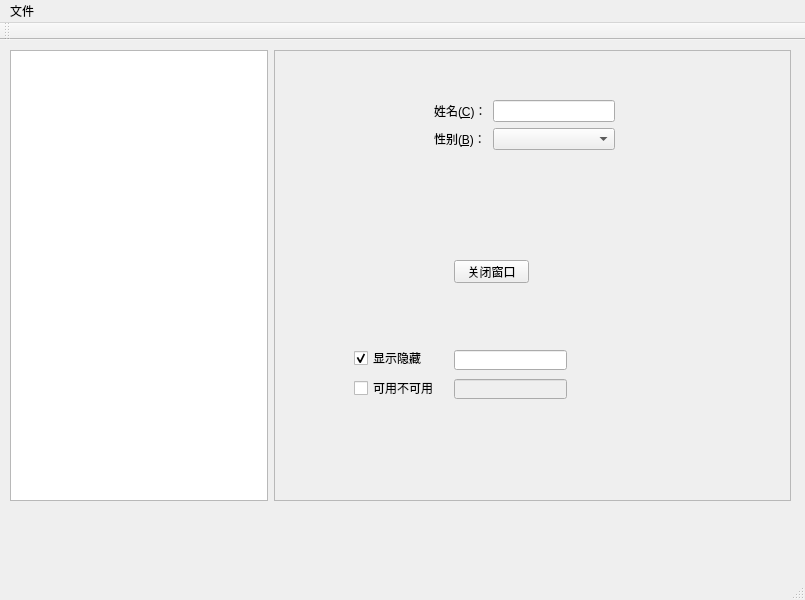
<?xml version="1.0" encoding="UTF-8"?>
<ui version="4.0">
 <class>MainWindow</class>
 <widget class="QMainWindow" name="MainWindow">
  <property name="geometry">
   <rect>
    <x>0</x>
    <y>0</y>
    <width>805</width>
    <height>600</height>
   </rect>
  </property>
  <property name="windowTitle">
   <string>MainWindow</string>
  </property>
  <widget class="QWidget" name="centralwidget">
   <widget class="QWidget" name="horizontalLayoutWidget">
    <property name="geometry">
     <rect>
      <x>10</x>
      <y>10</y>
      <width>781</width>
      <height>451</height>
     </rect>
    </property>
    <layout class="QHBoxLayout" name="horizontalLayout">
     <item>
      <widget class="QTreeView" name="treeView">
       <property name="sizePolicy">
        <sizepolicy hsizetype="Expanding" vsizetype="Expanding">
         <horstretch>1</horstretch>
         <verstretch>0</verstretch>
        </sizepolicy>
       </property>
      </widget>
     </item>
     <item>
      <widget class="QFrame" name="frame">
       <property name="sizePolicy">
        <sizepolicy hsizetype="Expanding" vsizetype="Preferred">
         <horstretch>2</horstretch>
         <verstretch>0</verstretch>
        </sizepolicy>
       </property>
       <property name="frameShape">
        <enum>QFrame::StyledPanel</enum>
       </property>
       <property name="frameShadow">
        <enum>QFrame::Sunken</enum>
       </property>
       <widget class="QWidget" name="formLayoutWidget">
        <property name="geometry">
         <rect>
          <x>160</x>
          <y>50</y>
          <width>181</width>
          <height>81</height>
         </rect>
        </property>
        <layout class="QFormLayout" name="formLayout">
         <item row="0" column="0">
          <widget class="QLabel" name="label">
           <property name="text">
            <string>姓名(&amp;C)：</string>
           </property>
           <property name="buddy">
            <cstring>lineEdit</cstring>
           </property>
          </widget>
         </item>
         <item row="0" column="1">
          <widget class="QLineEdit" name="lineEdit"/>
         </item>
         <item row="1" column="0">
          <widget class="QLabel" name="label_2">
           <property name="text">
            <string>性别(&amp;B)：</string>
           </property>
           <property name="buddy">
            <cstring>comboBox</cstring>
           </property>
          </widget>
         </item>
         <item row="1" column="1">
          <widget class="QComboBox" name="comboBox"/>
         </item>
        </layout>
       </widget>
       <widget class="QPushButton" name="pushButton">
        <property name="geometry">
         <rect>
          <x>180</x>
          <y>210</y>
          <width>75</width>
          <height>23</height>
         </rect>
        </property>
        <property name="text">
         <string>关闭窗口</string>
        </property>
       </widget>
       <widget class="QCheckBox" name="checkBox">
        <property name="geometry">
         <rect>
          <x>80</x>
          <y>300</y>
          <width>81</width>
          <height>16</height>
         </rect>
        </property>
        <property name="text">
         <string>显示隐藏</string>
        </property>
        <property name="checked">
         <bool>true</bool>
        </property>
       </widget>
       <widget class="QCheckBox" name="checkBox_2">
        <property name="geometry">
         <rect>
          <x>80</x>
          <y>330</y>
          <width>91</width>
          <height>16</height>
         </rect>
        </property>
        <property name="text">
         <string>可用不可用</string>
        </property>
        <property name="checked">
         <bool>false</bool>
        </property>
       </widget>
       <widget class="QLineEdit" name="lineEdit_2">
        <property name="geometry">
         <rect>
          <x>180</x>
          <y>300</y>
          <width>113</width>
          <height>20</height>
         </rect>
        </property>
       </widget>
       <widget class="QLineEdit" name="lineEdit_3">
        <property name="enabled">
         <bool>false</bool>
        </property>
        <property name="geometry">
         <rect>
          <x>180</x>
          <y>329</y>
          <width>113</width>
          <height>20</height>
         </rect>
        </property>
       </widget>
      </widget>
     </item>
    </layout>
   </widget>
  </widget>
  <widget class="QMenuBar" name="menubar">
   <property name="geometry">
    <rect>
     <x>0</x>
     <y>0</y>
     <width>805</width>
     <height>23</height>
    </rect>
   </property>
   <widget class="QMenu" name="menuFile">
    <property name="title">
     <string>文件</string>
    </property>
    <addaction name="actionNew"/>
    <addaction name="separator"/>
    <addaction name="actionOpen"/>
    <addaction name="separator"/>
    <addaction name="actionClose"/>
   </widget>
   <addaction name="menuFile"/>
  </widget>
  <widget class="QToolBar" name="toolBar">
   <property name="windowTitle">
    <string>toolBar</string>
   </property>
   <attribute name="toolBarArea">
    <enum>TopToolBarArea</enum>
   </attribute>
   <attribute name="toolBarBreak">
    <bool>false</bool>
   </attribute>
  </widget>
  <widget class="QStatusBar" name="statusBar"/>
  <action name="actionNew">
   <property name="text">
    <string>新建</string>
   </property>
  </action>
  <action name="actionOpen">
   <property name="text">
    <string>打开</string>
   </property>
  </action>
  <action name="actionClose">
   <property name="text">
    <string>关闭</string>
   </property>
  </action>
 </widget>
 <resources/>
 <connections>
  <connection>
   <sender>pushButton</sender>
   <signal>clicked()</signal>
   <receiver>MainWindow</receiver>
   <slot>close()</slot>
   <hints>
    <hint type="sourcelabel">
     <x>485</x>
     <y>251</y>
    </hint>
    <hint type="destinationlabel">
     <x>374</x>
     <y>523</y>
    </hint>
   </hints>
  </connection>
  <connection>
   <sender>checkBox</sender>
   <signal>toggled(bool)</signal>
   <receiver>lineEdit_2</receiver>
   <slot>setVisible(bool)</slot>
   <hints>
    <hint type="sourcelabel">
     <x>403</x>
     <y>337</y>
    </hint>
    <hint type="destinationlabel">
     <x>478</x>
     <y>345</y>
    </hint>
   </hints>
  </connection>
  <connection>
   <sender>checkBox_2</sender>
   <signal>toggled(bool)</signal>
   <receiver>lineEdit_3</receiver>
   <slot>setEnabled(bool)</slot>
   <hints>
    <hint type="sourcelabel">
     <x>409</x>
     <y>370</y>
    </hint>
    <hint type="destinationlabel">
     <x>479</x>
     <y>374</y>
    </hint>
   </hints>
  </connection>
 </connections>
</ui>
